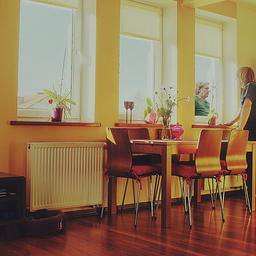
#> input picture EXAMPLE_IMAGE_SET/Original_Images/000000000139_00745_firls.png, 256 x 256 px
$ python MSE_SSIM_PSNR.py EXAMPLE_IMAGE_SET/Original_Images/000000000139_00745_firls.png EXAMPLE_IMAGE_SET/Original_Images/000000000785_00756_firls.png EXAMPLE_IMAGE_SET/Original_Images/000000000785_00756_firls.png EXAMPLE_IMAGE_SET/Original_Images/000000000785_00756_firls.png
#> lines starting #> are read from the running program, lines starting #| are printed output that depends on the picture; long printed decimals are rounded
import cv2
import numpy as np
from skimage.metrics import structural_similarity as ssim
import sys
import os.path
import csv

def calcular_diferencia(imagen1, imagen2):

    imagen1_gris = cv2.imread(imagen1, cv2.IMREAD_GRAYSCALE)
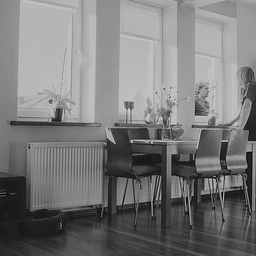
#> imagen1_gris: shape (256, 256); min 3, max 215, mean 121.5
    imagen2_gris = cv2.imread(imagen2, cv2.IMREAD_GRAYSCALE)
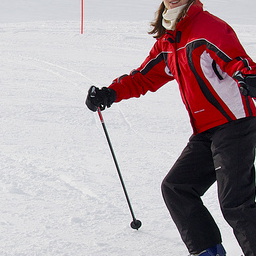
#> input picture EXAMPLE_IMAGE_SET/Original_Images/000000000785_00756_firls.png, 256 x 256 px
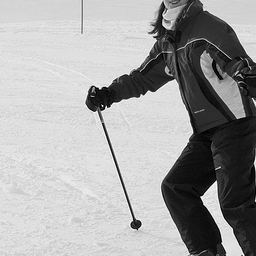
#> imagen2_gris: shape (256, 256); min 0, max 254, mean 162.7

    # Calcular el Error Cuadrático Medio (MSE)
    mse = np.mean((imagen1_gris - imagen2_gris) ** 2)
#> mse = 108.2

    # Calcular el Índice de Similitud Estructural (SSIM)
    ssim_score, _ = ssim(imagen1_gris, imagen2_gris, full=True)
#> ssim_score = 0.234

    # Calcular el PSNR
    if mse == 0:
        psnr = float('inf')
    else:
        max_pixel = 255.0
        psnr = 20 * np.log10(max_pixel / np.sqrt(mse))
#> psnr = 27.79

    return mse, ssim_score, psnr

if __name__ == "__main__":

    if len(sys.argv) != 5:
        print("ERROR - Usage: python script_name.py imagen_DIP imagen_NO_DIP imagen_ORIGINAL")
        sys.exit(1)

    mse_DIP, ssim_score_DIP, psnr_DIP = calcular_diferencia(sys.argv[1], sys.argv[4])
#> mse_DIP = 108.2; ssim_score_DIP = 0.234; psnr_DIP = 27.79
    print(" * DIP results")
    print("     Error Cuadrático Medio (MSE):", mse_DIP)
#|      Error Cuadrático Medio (MSE): 108.209
    print("     Índice de Similitud Estructural (SSIM):", ssim_score_DIP)
#|      Índice de Similitud Estructural (SSIM): 0.2342
    print("     Relación Señal-Ruido de Pico (PSNR):", psnr_DIP)
#|      Relación Señal-Ruido de Pico (PSNR): 27.788

    mse_DIP_ES_VAR, ssim_score_DIP_ES_VAR, psnr_DIP_ES_VAR = calcular_diferencia(sys.argv[2], sys.argv[4])
#> mse_DIP_ES_VAR = 0; ssim_score_DIP_ES_VAR = 1; psnr_DIP_ES_VAR = inf
    print(" * DIP+ES_VAR results")
    print("     Error Cuadrático Medio (MSE):", mse_DIP_ES_VAR)
#|      Error Cuadrático Medio (MSE): 0.0
    print("     Índice de Similitud Estructural (SSIM):", ssim_score_DIP_ES_VAR)
#|      Índice de Similitud Estructural (SSIM): 1.0
    print("     Relación Señal-Ruido de Pico (PSNR):", psnr_DIP_ES_VAR)
#|      Relación Señal-Ruido de Pico (PSNR): inf

    mse_NO_DIP, ssim_score_NO_DIP, psnr_NO_DIP = calcular_diferencia(sys.argv[3], sys.argv[4])
#> mse_NO_DIP = 0; ssim_score_NO_DIP = 1; psnr_NO_DIP = inf
    print(" * NO_DIP results")
    print("     Error Cuadrático Medio (MSE):", mse_NO_DIP)
#|      Error Cuadrático Medio (MSE): 0.0
    print("     Índice de Similitud Estructural (SSIM):", ssim_score_NO_DIP)
#|      Índice de Similitud Estructural (SSIM): 1.0
    print("     Relación Señal-Ruido de Pico (PSNR):", psnr_NO_DIP)
#|      Relación Señal-Ruido de Pico (PSNR): inf

    # Obtener la parte final entre '/' y '_firls.png' de la segunda imagen
    img_filename = os.path.basename(sys.argv[3])
    img_name = img_filename.split('/')[-1].split('_firls.png')[0]
    with open('DEEP_IMAGE_PRIOR/METRICS.csv', mode='a', newline='') as file:
        writer = csv.writer(file)
        writer.writerow([img_name,mse_DIP,mse_DIP_ES_VAR,mse_NO_DIP,ssim_score_DIP,ssim_score_DIP_ES_VAR,ssim_score_NO_DIP,psnr_DIP,psnr_DIP_ES_VAR,psnr_NO_DIP])
